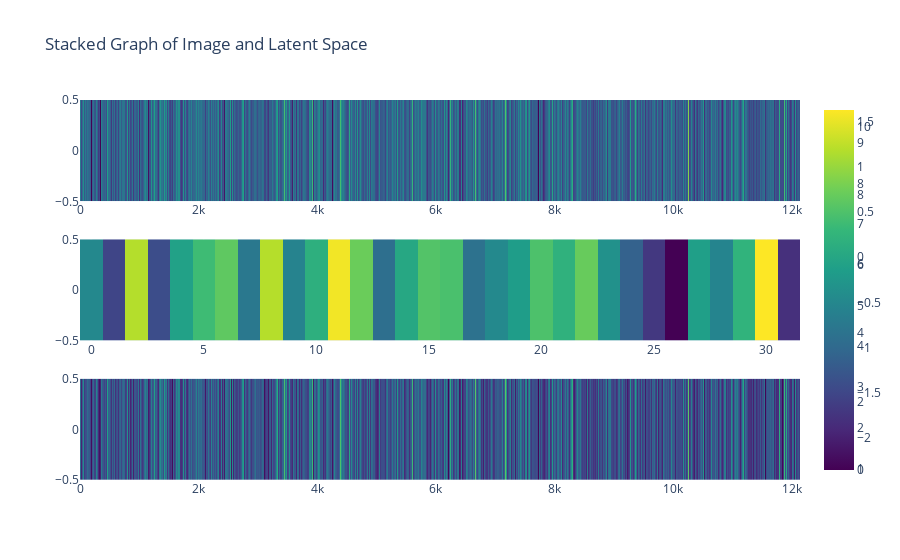

The notebook cell saved with this chart:
### Code cell
e_ = e[0].reshape(1, -1) 
z_ = z[0].reshape(1, -1) 
decoded_ = decoded[0].reshape(1, -1) 



# Create subplot grid with vertical stacking
fig = sp.make_subplots(rows=3, cols=1, shared_xaxes=False, vertical_spacing=0.1)

# Add the original image as a heatmap-like plot
heatmap_trace1 = go.Heatmap(z=e_, colorscale='viridis')
fig.add_trace(heatmap_trace1, row=1, col=1)

# Add the latent representation as a heatmap-like plot
heatmap_trace2 = go.Heatmap(z=z_, colorscale='viridis')
fig.add_trace(heatmap_trace2, row=2, col=1)

# Add the decoded image as a heatmap-like plot
heatmap_trace3 = go.Heatmap(z=decoded_, colorscale='viridis')
fig.add_trace(heatmap_trace3, row=3, col=1)

# Update layout
fig.update_layout(title='Stacked Graph of Image and Latent Space', showlegend=False)

# Update x-axis labels
#fig.update_xaxes(title_text='genes (normalized)', row=1, col=1)
#fig.update_xaxes(title_text='latent representation', row=2, col=1)
#fig.update_xaxes(title_text='genes (normalized)', row=3, col=1)

# Update y-axis labels
#fig.update_yaxes(title_text='timestamps', row=1, col=1)
#fig.update_yaxes(title_text='latent representation', row=2, col=1)
#fig.update_yaxes(title_text='timestamps', row=3, col=1)

fig.show()

### Figure 1 — Plotly figure (JSON) as saved in the notebook; plotly's stock layout.template omitted (floating-point values rounded to 4 significant figures; data arrays with more than 128 entries replaced by an {"elided": "..."} marker saying what was removed)
{"data": [{"colorscale": [[0, "#440154"], [0.1111, "#482878"], [0.2222, "#3e4989"], [0.3333, "#31688e"], [0.4444, "#26828e"], [0.5556, "#1f9e89"], [0.6667, "#35b779"], [0.7778, "#6ece58"], [0.8889, "#b5de2b"], [1, "#fde725"]], "type": "heatmap", "xaxis": "x", "yaxis": "y", "z": {"elided": "1x12140 float values"}}, {"colorscale": [[0, "#440154"], [0.1111, "#482878"], [0.2222, "#3e4989"], [0.3333, "#31688e"], [0.4444, "#26828e"], [0.5556, "#1f9e89"], [0.6667, "#35b779"], [0.7778, "#6ece58"], [0.8889, "#b5de2b"], [1, "#fde725"]], "type": "heatmap", "xaxis": "x2", "yaxis": "y2", "z": [[-0.4853, -1.52, 1.182, -1.42, -0.08557, 0.3744, 0.63, -0.7476, 1.188, -0.5657, 0.1545, 1.564, 0.7138, -0.9097, 0.01735, 0.537, 0.4686, -0.8539, -0.4672, -0.164, 0.4901, 0.2014, 0.6886, -0.3498, -1.114, -1.704, -2.359, -0.1158, -0.55, 0.2316, 1.633, -1.805]]}, {"colorscale": [[0, "#440154"], [0.1111, "#482878"], [0.2222, "#3e4989"], [0.3333, "#31688e"], [0.4444, "#26828e"], [0.5556, "#1f9e89"], [0.6667, "#35b779"], [0.7778, "#6ece58"], [0.8889, "#b5de2b"], [1, "#fde725"]], "type": "heatmap", "xaxis": "x3", "yaxis": "y3", "z": {"elided": "1x12140 float values"}}], "layout": {"showlegend": false, "title": {"text": "Stacked Graph of Image and Latent Space"}, "xaxis": {"anchor": "y", "domain": [0, 1]}, "xaxis2": {"anchor": "y2", "domain": [0, 1]}, "xaxis3": {"anchor": "y3", "domain": [0, 1]}, "yaxis": {"anchor": "x", "domain": [0.7333, 1]}, "yaxis2": {"anchor": "x2", "domain": [0.3667, 0.6333]}, "yaxis3": {"anchor": "x3", "domain": [0, 0.2667]}}}
